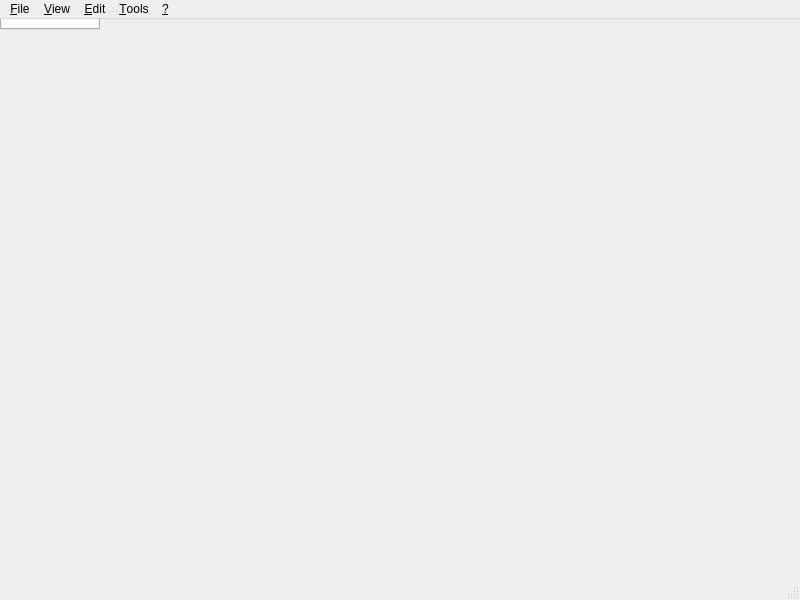
<?xml version="1.0" encoding="UTF-8"?>
<ui version="4.0">
 <class>FrameBrowser</class>
 <widget class="QMainWindow" name="FrameBrowser">
  <property name="geometry">
   <rect>
    <x>0</x>
    <y>0</y>
    <width>800</width>
    <height>600</height>
   </rect>
  </property>
  <property name="windowTitle">
   <string>Look At M[ol]G[raph][*]</string>
  </property>
  <widget class="FrameFileData" name="view_"/>
  <widget class="QMenuBar" name="barMenu_">
   <property name="geometry">
    <rect>
     <x>0</x>
     <y>0</y>
     <width>800</width>
     <height>23</height>
    </rect>
   </property>
   <widget class="QMenu" name="menuFile_">
    <property name="title">
     <string>&amp;File</string>
    </property>
    <widget class="QMenu" name="menuNew_">
     <property name="title">
      <string>&amp;New</string>
     </property>
     <addaction name="actionNewFile_"/>
     <addaction name="actionNewBrowser_"/>
    </widget>
    <widget class="QMenu" name="menuRecentFiles_">
     <property name="title">
      <string>Re&amp;cent files</string>
     </property>
     <addaction name="actionForget_"/>
     <addaction name="actionForgetAll_"/>
     <addaction name="separator"/>
    </widget>
    <addaction name="menuNew_"/>
    <addaction name="separator"/>
    <addaction name="actionOpen_"/>
    <addaction name="actionReload_"/>
    <addaction name="actionImport_"/>
    <addaction name="menuRecentFiles_"/>
    <addaction name="separator"/>
    <addaction name="actionSave_"/>
    <addaction name="actionDetach_"/>
    <addaction name="actionSaveAs_"/>
    <addaction name="actionSaveCopy_"/>
    <addaction name="actionExport_"/>
    <addaction name="separator"/>
    <addaction name="actionProperties_"/>
    <addaction name="actionClose_"/>
    <addaction name="actionExit_"/>
   </widget>
   <widget class="QMenu" name="menuInfo_">
    <property name="title">
     <string>&amp;?</string>
    </property>
    <addaction name="actionAboutThis_"/>
    <addaction name="actionAboutQt_"/>
   </widget>
   <widget class="QMenu" name="menuEdit_">
    <property name="title">
     <string>&amp;Edit</string>
    </property>
    <addaction name="actionUndo_"/>
    <addaction name="actionRedo_"/>
    <addaction name="separator"/>
    <addaction name="actionCut_"/>
    <addaction name="actionCopy_"/>
    <addaction name="actionPaste_"/>
    <addaction name="separator"/>
    <addaction name="actionClear_"/>
    <addaction name="actionClearAll_"/>
    <addaction name="actionClearOthers_"/>
   </widget>
   <widget class="QMenu" name="menuTools_">
    <property name="title">
     <string>&amp;Tools</string>
    </property>
    <addaction name="actionBondsAssume_"/>
    <addaction name="actionBondsClear_"/>
    <addaction name="separator"/>
    <addaction name="actionOptions_"/>
    <addaction name="actionPreferences_"/>
   </widget>
   <widget class="QMenu" name="menuView_">
    <property name="title">
     <string>&amp;View</string>
    </property>
    <widget class="QMenu" name="menuMolecule_">
     <property name="title">
      <string>&amp;Molecule</string>
     </property>
     <addaction name="actionStyleMolFast_"/>
     <addaction name="separator"/>
     <addaction name="actionStyleMolSticks_"/>
     <addaction name="actionStyleMolBalls_"/>
     <addaction name="actionStyleMolSpace_"/>
     <addaction name="separator"/>
     <addaction name="actionViewBonds_"/>
     <addaction name="actionLabelAtoms_"/>
     <addaction name="actionLabelBonds_"/>
    </widget>
    <widget class="QMenu" name="menuProject_">
     <property name="title">
      <string>Pro&amp;jection</string>
     </property>
     <addaction name="actionProjectReset_"/>
     <addaction name="separator"/>
     <addaction name="actionProjectOrthogonal_"/>
     <addaction name="actionProjectPerspective_"/>
    </widget>
    <addaction name="actionFullScreen_"/>
    <addaction name="separator"/>
    <addaction name="actionBackgroundColor_"/>
    <addaction name="separator"/>
    <addaction name="menuProject_"/>
    <addaction name="menuMolecule_"/>
    <addaction name="separator"/>
    <addaction name="actionPrintPreview_"/>
    <addaction name="actionPrintNow_"/>
    <addaction name="actionPrintSetup_"/>
    <addaction name="actionPageSetup_"/>
   </widget>
   <addaction name="menuFile_"/>
   <addaction name="menuView_"/>
   <addaction name="menuEdit_"/>
   <addaction name="menuTools_"/>
   <addaction name="menuInfo_"/>
  </widget>
  <widget class="QStatusBar" name="barStatus_"/>
  <action name="actionNewFile_">
   <property name="text">
    <string>&amp;File..</string>
   </property>
  </action>
  <action name="actionNewBrowser_">
   <property name="text">
    <string>&amp;Workspace..</string>
   </property>
  </action>
  <action name="actionOpen_">
   <property name="text">
    <string>&amp;Open..</string>
   </property>
  </action>
  <action name="actionReload_">
   <property name="text">
    <string>&amp;Reload</string>
   </property>
  </action>
  <action name="actionClose_">
   <property name="text">
    <string>Clos&amp;e</string>
   </property>
  </action>
  <action name="actionExit_">
   <property name="text">
    <string>E&amp;xit</string>
   </property>
  </action>
  <action name="actionAboutThis_">
   <property name="text">
    <string>&amp;About..</string>
   </property>
  </action>
  <action name="actionAboutQt_">
   <property name="text">
    <string>About &amp;Qt..</string>
   </property>
  </action>
  <action name="actionSave_">
   <property name="text">
    <string>&amp;Save</string>
   </property>
  </action>
  <action name="actionSaveAs_">
   <property name="text">
    <string>S&amp;ave as..</string>
   </property>
  </action>
  <action name="actionSaveCopy_">
   <property name="text">
    <string>Sa&amp;ve a copy..</string>
   </property>
  </action>
  <action name="actionImport_">
   <property name="text">
    <string>&amp;Import..</string>
   </property>
  </action>
  <action name="actionExport_">
   <property name="text">
    <string>Ex&amp;port..</string>
   </property>
  </action>
  <action name="actionForget_">
   <property name="text">
    <string>&amp;Forget</string>
   </property>
  </action>
  <action name="actionForgetAll_">
   <property name="text">
    <string>Forget &amp;all</string>
   </property>
  </action>
  <action name="actionUndo_">
   <property name="text">
    <string>&amp;Undo</string>
   </property>
  </action>
  <action name="actionRedo_">
   <property name="text">
    <string>&amp;Redo</string>
   </property>
  </action>
  <action name="actionCut_">
   <property name="text">
    <string>C&amp;ut</string>
   </property>
  </action>
  <action name="actionCopy_">
   <property name="text">
    <string>&amp;Copy</string>
   </property>
  </action>
  <action name="actionPaste_">
   <property name="text">
    <string>&amp;Paste</string>
   </property>
  </action>
  <action name="actionClear_">
   <property name="text">
    <string>C&amp;lear</string>
   </property>
  </action>
  <action name="actionClearAll_">
   <property name="text">
    <string>Clear &amp;all</string>
   </property>
  </action>
  <action name="actionDetach_">
   <property name="text">
    <string>&amp;Detach</string>
   </property>
  </action>
  <action name="actionOptions_">
   <property name="text">
    <string>&amp;Options..</string>
   </property>
  </action>
  <action name="actionProperties_">
   <property name="text">
    <string>&amp;Properties..</string>
   </property>
  </action>
  <action name="actionFullScreen_">
   <property name="text">
    <string>&amp;Full-screen..</string>
   </property>
  </action>
  <action name="actionPrintPreview_">
   <property name="text">
    <string>Print pre&amp;view..</string>
   </property>
  </action>
  <action name="actionPreferences_">
   <property name="text">
    <string>&amp;Preferences..</string>
   </property>
  </action>
  <action name="actionPrintNow_">
   <property name="text">
    <string>Print..</string>
   </property>
  </action>
  <action name="actionPrintSetup_">
   <property name="text">
    <string>Print &amp;setup..</string>
   </property>
  </action>
  <action name="actionPageSetup_">
   <property name="text">
    <string>Pa&amp;ge setup..</string>
   </property>
  </action>
  <action name="actionBackgroundColor_">
   <property name="text">
    <string>&amp;Background color..</string>
   </property>
  </action>
  <action name="actionClearOthers_">
   <property name="text">
    <string>Clear &amp;others</string>
   </property>
   <property name="statusTip">
    <string/>
   </property>
  </action>
  <action name="actionBondsClear_">
   <property name="text">
    <string>&amp;Clear bonds</string>
   </property>
  </action>
  <action name="actionBondsAssume_">
   <property name="text">
    <string>&amp;Assume bonds..</string>
   </property>
  </action>
  <action name="actionViewBonds_">
   <property name="text">
    <string>Bo&amp;nds</string>
   </property>
  </action>
  <action name="actionStyleMolSticks_">
   <property name="text">
    <string>&amp;Sticks</string>
   </property>
  </action>
  <action name="actionStyleMolBalls_">
   <property name="text">
    <string>&amp;Balls</string>
   </property>
  </action>
  <action name="actionStyleMolSpace_">
   <property name="text">
    <string>S&amp;pheres</string>
   </property>
  </action>
  <action name="actionStyleMolFast_">
   <property name="text">
    <string>&amp;Fast</string>
   </property>
  </action>
  <action name="actionLabelAtoms_">
   <property name="text">
    <string>&amp;Atom labels</string>
   </property>
  </action>
  <action name="actionLabelBonds_">
   <property name="text">
    <string>B&amp;ond labels</string>
   </property>
  </action>
  <action name="actionProjectReset_">
   <property name="text">
    <string>Reset</string>
   </property>
  </action>
  <action name="actionProjectOrthogonal_">
   <property name="text">
    <string>Orthogonal</string>
   </property>
  </action>
  <action name="actionProjectPerspective_">
   <property name="text">
    <string>Perspective</string>
   </property>
  </action>
 </widget>
 <customwidgets>
  <customwidget>
   <class>FrameFileData</class>
   <extends>QTabWidget</extends>
   <header>FrameFileData.h</header>
   <container>1</container>
  </customwidget>
 </customwidgets>
 <resources/>
 <connections/>
</ui>
